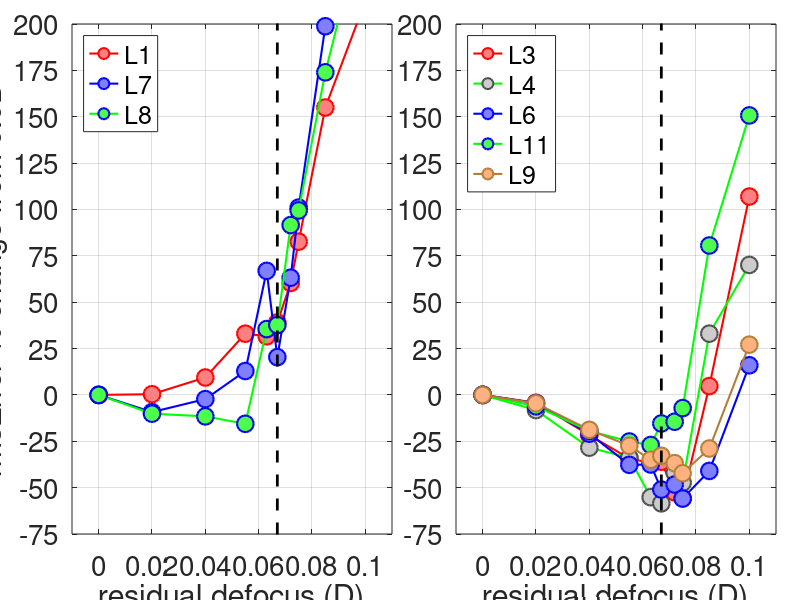

The MATLAB source for this figure:
function estimateOptimalResidualDefocus
    defocusD = [0.000 0.020 0.040 0.055 0.063 0.067 0.072 0.075 0.085 0.100];
    L1rmsErr = [1.566 1.572 1.713 2.083 2.061 2.178 2.511 2.86   3.993 4.891];
    L6rmsErr = [6.279 6.000 4.966 3.912 3.923 3.074 3.244 2.77   3.706 7.282];
    L3rmsErr = [4.869 4.662 3.813 3.200 3.084 3.115 2.311 2.158  5.101 10.077];
    L7rmsErr = [4.114 3.733 4.021 4.644 6.866 4.952 6.714 8.27  12.292 18.439 ];
    L11rmsErr= [4.22  3.96  3.4   3.16  3.08  3.57  3.61  3.92  7.62   10.58];
    L4rmsErr = [6.702 6.154 4.796 4.432 3.005 2.783 3.892 3.53  8.916  11.4];
    L8rmsErr = [3.716 3.340 3.286 3.137 5.035 5.115 7.119 7.412 10.18  13.36];
    L9rmsErr = [4.90  4.677 3.977 3.557 3.188 3.292 3.097 2.83  3.484 6.228];

    L1rmsErr = 100*(L1rmsErr-L1rmsErr(1))/L1rmsErr(1);
    L6rmsErr = 100*(L6rmsErr-L6rmsErr(1))/L6rmsErr(1);
    L7rmsErr = 100*(L7rmsErr-L7rmsErr(1))/L7rmsErr(1);
    L3rmsErr = 100*(L3rmsErr-L3rmsErr(1))/L3rmsErr(1);
    L11rmsErr = 100*(L11rmsErr-L11rmsErr(1))/L11rmsErr(1);
    L4rmsErr = 100*(L4rmsErr-L4rmsErr(1))/L4rmsErr(1);
    L8rmsErr = 100*(L8rmsErr-L8rmsErr(1))/L8rmsErr(1);
    L9rmsErr = 100*(L9rmsErr-L9rmsErr(1))/L9rmsErr(1);

    hFig = figure(123);
    clf;
    set(hFig, 'Position', [10 10 1000 500], 'Color', [1 1 1]);

    ax1 = subplot('Position', [0.09 0.11 0.4 0.85]);
    p1 = plot(ax1, defocusD, L1rmsErr, 'ro-', ...
        'MarkerSize', 12, 'MarkerFaceColor', [1 0.5 0.5], 'LineWidth', 1.5); 
    hold(ax1, 'on');
    p2 = plot(ax1,defocusD, L7rmsErr, 'bo-', ...
        'MarkerSize', 12, 'MarkerFaceColor', [0.5 0.5 1], 'LineWidth', 1.5);
    p3 = plot(ax1,defocusD, L8rmsErr, 'go-', ...
        'MarkerEdgeColor', [0 0 0.9], ...
        'MarkerSize', 12, 'MarkerFaceColor', [0.3 1 0.3], 'LineWidth', 1.5);

    plot(ax1, 0.067*[1 1], [-100 500], 'k--', 'LineWidth', 2.0);
    legend(ax1, [p1 p2 p3], {'L1', 'L7', 'L8'}, 'Location', 'NorthWest');
    set(ax1, 'FontSize', 20, 'XLim', [-0.01 0.11], 'XTick', 0:0.02:0.1);
    set(ax1, 'YLim', [-75 200], 'YTick', -100:25:500);
    grid(ax1, 'on');
    xlabel(ax1,'residual defocus (D)')
    ylabel(ax1,'rmsError % change from 0.0D')

    ax2 = subplot('Position', [0.57 0.11 0.4 0.85]);
    p1 = plot(ax2,defocusD, L3rmsErr, 'ro-', ...
        'MarkerSize', 12, 'MarkerFaceColor', [1 0.5 0.5], 'LineWidth', 1.5); 
    hold(ax2, 'on');
    p4 = plot(ax2,defocusD, L4rmsErr, 'go-', ...
        'MarkerEdgeColor', [0.3 0.3 0.3], ...
        'MarkerSize', 12, 'MarkerFaceColor', [0.8 0.8 0.8], 'LineWidth', 1.5);

    p2 = plot(ax2,defocusD, L6rmsErr, 'bo-', ...
        'MarkerSize', 12, 'MarkerFaceColor', [0.5 0.5 1], 'LineWidth', 1.5);
    p3 = plot(ax2,defocusD, L11rmsErr, 'go-', ...
        'MarkerEdgeColor', [0 0 0.9], ...
        'MarkerSize', 12, 'MarkerFaceColor', [0.3 1 0.3], 'LineWidth', 1.5);
    p5 = plot(ax2,defocusD, L9rmsErr, 'yo-', ...
        'MarkerEdgeColor', 0.7*[1.0 0.7 0.3], 'Color', 0.7*[1.0 0.7 0.3], ...
        'MarkerSize', 12, 'MarkerFaceColor', [1.0 0.7 0.5], 'LineWidth', 1.5);
    
    plot(ax2, 0.067*[1 1], [-100 500], 'k--', 'LineWidth', 2.0);
    legend(ax2, [p1 p4 p2 p3 p5], {'L3', 'L4', 'L6', 'L11', 'L9'},  'Location', 'NorthWest');
    set(ax2, 'FontSize', 20, 'XLim', [-0.01 0.11], 'XTick', 0:0.02:0.1);
    set(ax2, 'YLim', [-75 200], 'YTick', -100:25:500);
    grid(ax2, 'on');
    xlabel(ax2,'residual defocus (D)')
end